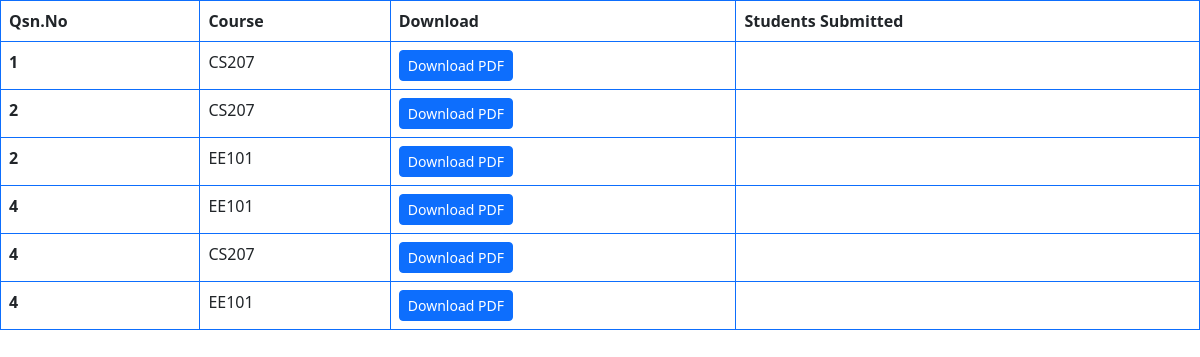
/accounts/assignments/ (signed in), run on the app's committed database.
### accounts/models.py (models this page shows)
class Assignment(models.Model):
	username = models.CharField(max_length=500,default="")
	num = models.PositiveIntegerField(default=1)
	course = models.CharField(max_length=5, default='')
	Assignment = models.FileField(upload_to="assignment/", null=True, blank=True)
	extensions = models.CharField(max_length=500,default="")

### accounts/views.py (the view)
# urls.py: re_path(r'assignments/$', views.assignments, name='assignments'),
def assignments(request):
	user_profile = UserProfile.objects.get(user = request.user)
	Assignments = Book.objects.all()
	Submissions = Submit.objects.all()
	NewAssignments = Assignment.objects.all()
	NewSubmissions = Solution.objects.all()
	if user_profile.identity == 'student':
		Grades = Grade.objects.filter(Student = user_profile.user.username)
		context = {
			"Assignments": Assignments,
			"Submissions": Submissions,
			"NewAssignments": NewAssignments,
			"NewSubmissions": NewSubmissions,
			"Grades": Grades,
		}
		return render(request, 'accounts/assignments_s.html', context)
	elif user_profile.identity == 'teacher':
		context = {
			"Assignments": Assignments,
			"Submissions": Submissions,
			"NewAssignments": NewAssignments,
			"NewSubmissions": NewSubmissions,
		}
		return render(request, 'accounts/assignments.html', context)
	else:
		logout(request)
		return HttpResponseRedirect('/accounts/')

### templates/accounts/assignments.html (shortened to what this page needs)
<!doctype html>
<html lang="en">
  <head>
    <link href="https://cdn.jsdelivr.net/npm/bootstrap@5.2.2/dist/css/bootstrap.min.css" rel="stylesheet">
  </head>
  <body>
{% if user.is_authenticated %}
<table class="table table-bordered border-primary">
    <thead>
        <tr>
          <th scope="col"></b>Qsn.No</th>
          <th scope="col">Course</th>
          <th scope="col">Download</th>
          <th scope="col">Students Submitted</th>
        </tr>
      </thead>
      {% for assignment in NewAssignments %}
        {% if assignment.username == user.username %}
          <tbody>
            <tr>
              <th scope="row">{{ assignment.num }}</th>
              <td>{{ assignment.course }}</td>
              <td><a href="{{ assignment.Assignment.url }}" class="btn btn-primary btn-sm">
                Download PDF
              </a></td>
              <td>
              </td>
            </tr>
          </tbody>
        {% endif %}
      {% endfor %}
</table>
{% endif %}
</body>
</html>

### data on the page
Assignment: num "1", course "CS207"
Assignment: num "2", course "CS207"
Assignment: num "2", course "EE101"
Assignment: num "4", course "EE101"
Assignment: num "4", course "CS207"
Assignment: num "4", course "EE101"
